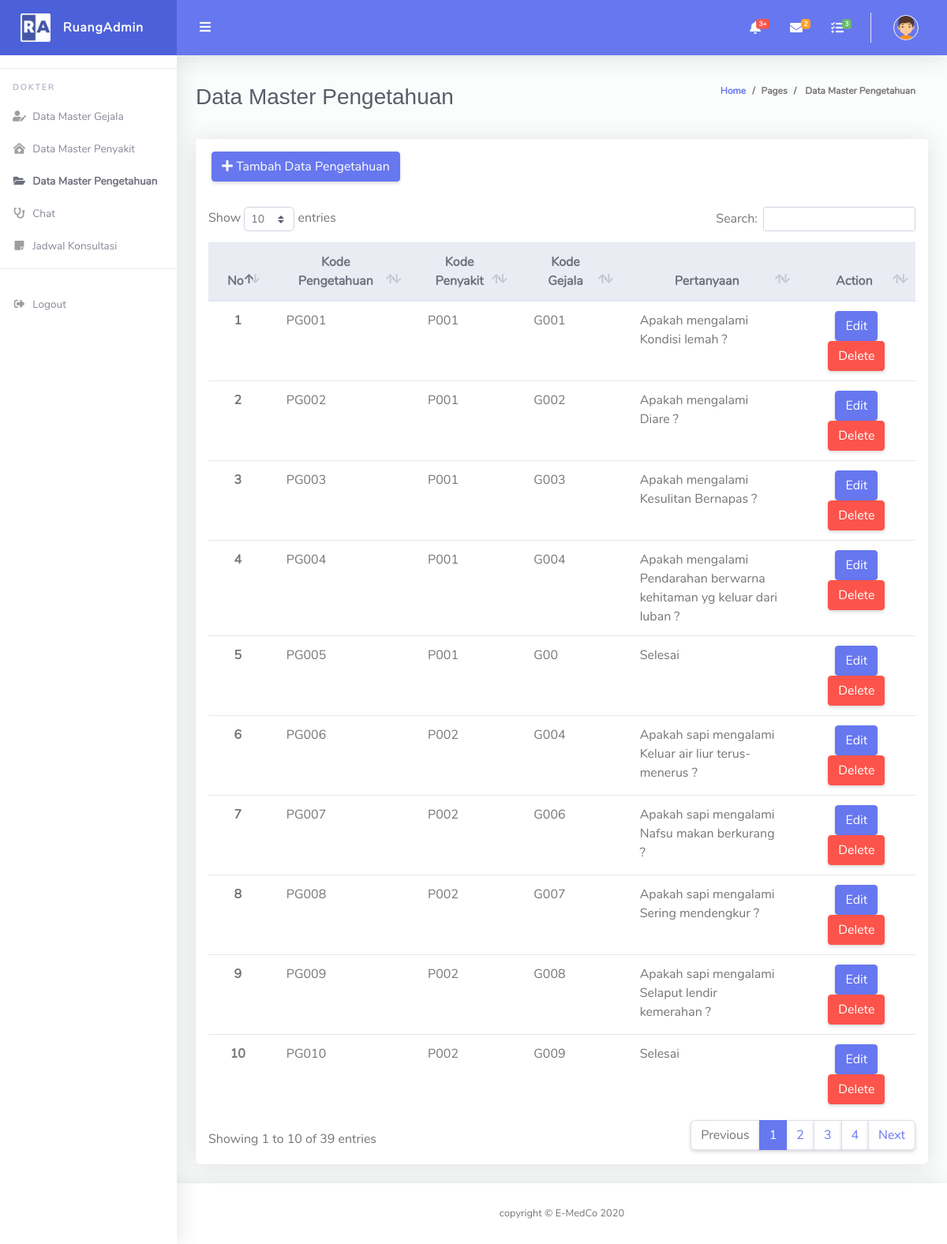
Screenshot of /Dokter/Data_Pengetahuan (signed in) with the database file from the repository.
### tables this page shows
CREATE TABLE `tb_pengetahuan` (
  `id_pengetahuan` int(11) NOT NULL,
  `kd_pengetahuan` varchar(12) NOT NULL,
  `kd_penyakit` varchar(12) NOT NULL,
  `kd_gejala` varchar(12) NOT NULL,
  `pertanyaan` text NOT NULL
);

### application/controllers/Dokter/Data_Pengetahuan.php (called while the page is built, shortened)
<?php
class Data_Pengetahuan extends CI_Controller
{
    public function __construct()
    {
        $this->load->library('form_validation');
        $this->load->model('Pakar_model');
    }
    public function index()
    {
        $data['title'] = 'Data Master Pengetahuan';
        $data['user'] = $this->db->get_where('tb_user', ['email' => $this->session->userdata('email')])->row_array();
        $data['result'] = $this->Pakar_model->getAllDataPengetahuan();
        $this->load->view('layout/apotek/header', $data);
        $this->load->view('layout/dokter/sidebar', $data);
        $this->load->view('layout/apotek/topbar', $data);
        $this->load->view('pages/dokter/data-pengetahuan', $data);
        $this->load->view('layout/apotek/footer', $data);
    }
}

### index.php (called while the page is built, shortened)
<?php
require_once BASEPATH.'core/CodeIgniter.php';

### application/models/Pakar_model.php (called while the page is built, shortened)
<?php
class Pakar_model extends CI_Model
{
    public function getAllDataPengetahuan()
    {
        $query = $this->db->query('SELECT * FROM tb_pengetahuan');
        return $query->result();
    }
}

### application/views/pages/dokter/data-pengetahuan.php (the view, shortened to what this page needs)
<div class="container-fluid" id="container-wrapper">
    <div class="d-sm-flex align-items-center justify-content-between mb-4">
        <h1 class="h3 mb-0 text-gray-800"> <?= $title; ?></h1>
        <ol class="breadcrumb">
            <li class="breadcrumb-item"><a href="./">Home</a></li>
            <li class="breadcrumb-item">Pages</li>
            <li class="breadcrumb-item active" aria-current="page"> <?= $title; ?></li>
        </ol>
    </div>
    <div class="row">
        <div class="col-lg-12">
            <div class="card mb-4">
                <div class="card-header py-3">
                    <button class="btn btn-primary" data-toggle="modal" data-target="#TambahPenyakitModal">
                        <span class="icon text-white-10">
                            <i class="fas fa-plus"></i>
                        </span>
                        <span class="text">Tambah Data Pengetahuan</span>
                    </button>
                </div>
                <div class="table-responsive p-3">
                    <table class="table align-items-center table-flush" id="dataTable">
                        <thead class="thead-light">
                            <tr>
                                <th class="text-center" style="width: 5%">No</th>
                                <th class="text-center" style="width: 20%"> Kode Pengetahuan </th>
                                <th class="text-center" style="width: 15%"> Kode Penyakit </th>
                                <th class="text-center" style="width: 15%"> Kode Gejala</th>
                                <th class="text-center" style="width: 25%"> Pertanyaan </th>
                                <th class="text-center" > Action</th>
                            </tr>
                        </thead>
                        <tbody>
                            <?php
                            foreach ($result as $row) : ?>
                                <tr>
                                    <th scope="row" class="text-center"><?= array_search($row, $result) + 1 ?></th>
                                    <td><?= $row->kd_pengetahuan; ?></td>
                                    <td><?= $row->kd_penyakit; ?></td>
                                    <td><?= $row->kd_gejala; ?></td>
                                    <td><?= $row->pertanyaan; ?></td>
                                    <td style="text-align:center">
                                        <a href="<?= base_url('Dokter/Data_Pengetahuan/edit'); ?>/<?= $row->id_pengetahuan; ?>" type="button" class="btn btn-primary">Edit</a>
                                        <a href="<?= base_url('Dokter/Data_Pengetahuan/delete'); ?>/<?= $row->id_pengetahuan; ?>" type="button" class="btn btn-danger" onclick="return confirm ('Hapus data?'); ">Delete</a>
                                    </td>
                                </tr>
                            <?php endforeach; ?>
                        </tbody>
                    </table>
                </div>
            </div>
        </div>
    </div>
</div>
</div>

### rows the page displays
tb_pengetahuan: result "1", kd_pengetahuan "PG001", kd_penyakit "P001", kd_gejala "G001", pertanyaan "Apakah mengalami Kondisi lemah ?"
tb_pengetahuan: result "2", kd_pengetahuan "PG002", kd_penyakit "P001", kd_gejala "G002", pertanyaan "Apakah mengalami Diare ?"
tb_pengetahuan: result "3", kd_pengetahuan "PG003", kd_penyakit "P001", kd_gejala "G003", pertanyaan "Apakah mengalami Kesulitan Bernapas ?"
tb_pengetahuan: result "4", kd_pengetahuan "PG004", kd_penyakit "P001", kd_gejala "G004", pertanyaan "Apakah mengalami Pendarahan berwarna kehitaman yg keluar dari luban ?"
tb_pengetahuan: result "5", kd_pengetahuan "PG005", kd_penyakit "P001", kd_gejala "G00", pertanyaan "Selesai"
tb_pengetahuan: result "6", kd_pengetahuan "PG006", kd_penyakit "P002", kd_gejala "G004", pertanyaan "Apakah sapi mengalami Keluar air liur terus-menerus ?"
tb_pengetahuan: result "7", kd_pengetahuan "PG007", kd_penyakit "P002", kd_gejala "G006", pertanyaan "Apakah sapi mengalami Nafsu makan berkurang ?"
tb_pengetahuan: result "8", kd_pengetahuan "PG008", kd_penyakit "P002", kd_gejala "G007", pertanyaan "Apakah sapi mengalami Sering mendengkur ?"
tb_pengetahuan: result "9", kd_pengetahuan "PG009", kd_penyakit "P002", kd_gejala "G008", pertanyaan "Apakah sapi mengalami Selaput lendir kemerahan ?"
tb_pengetahuan: result "10", kd_pengetahuan "PG010", kd_penyakit "P002", kd_gejala "G009", pertanyaan "Selesai"

### other values shown
$title "Data Master Pengetahuan"
